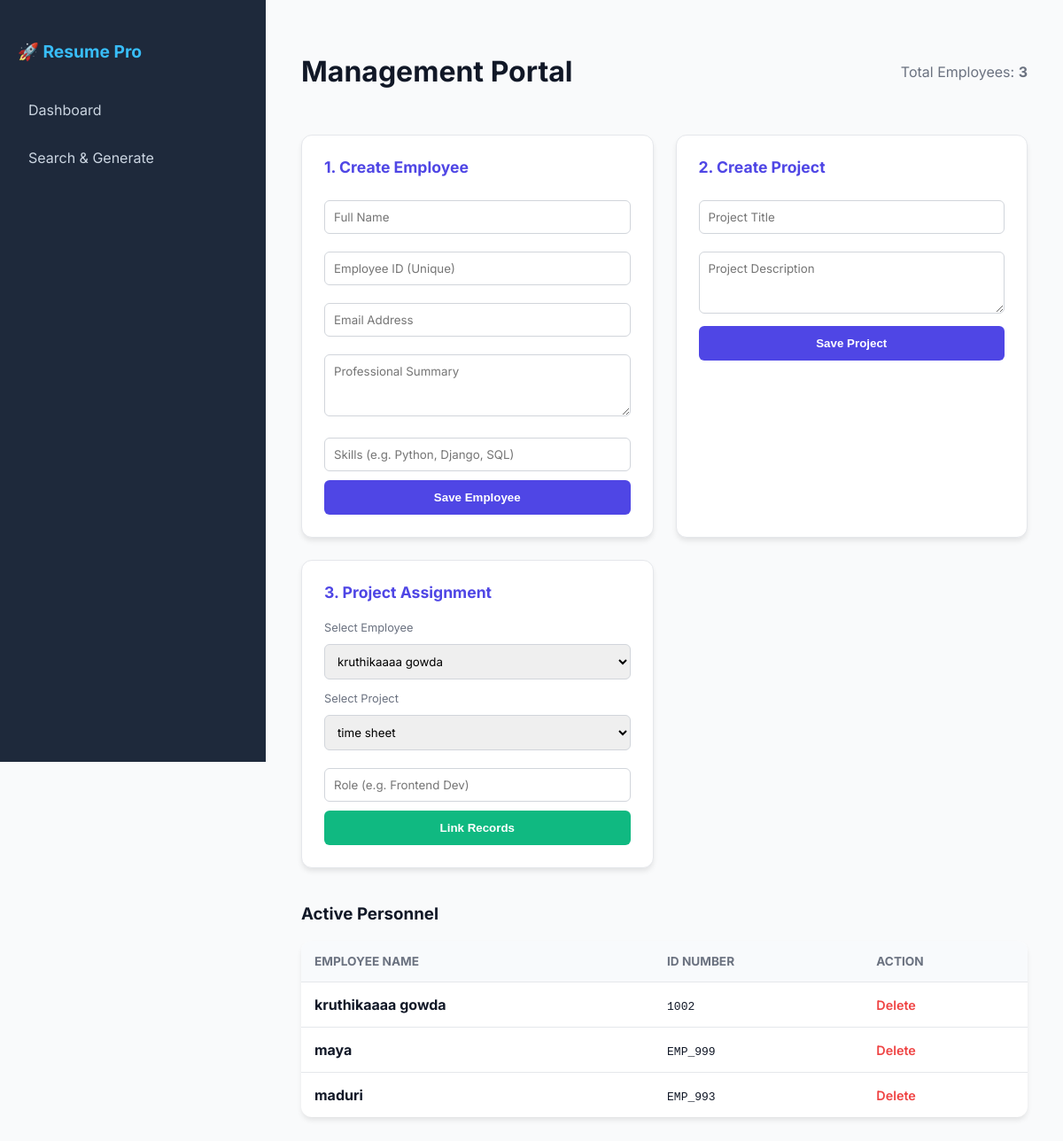
Page /dashboard/ on the earlier database version.
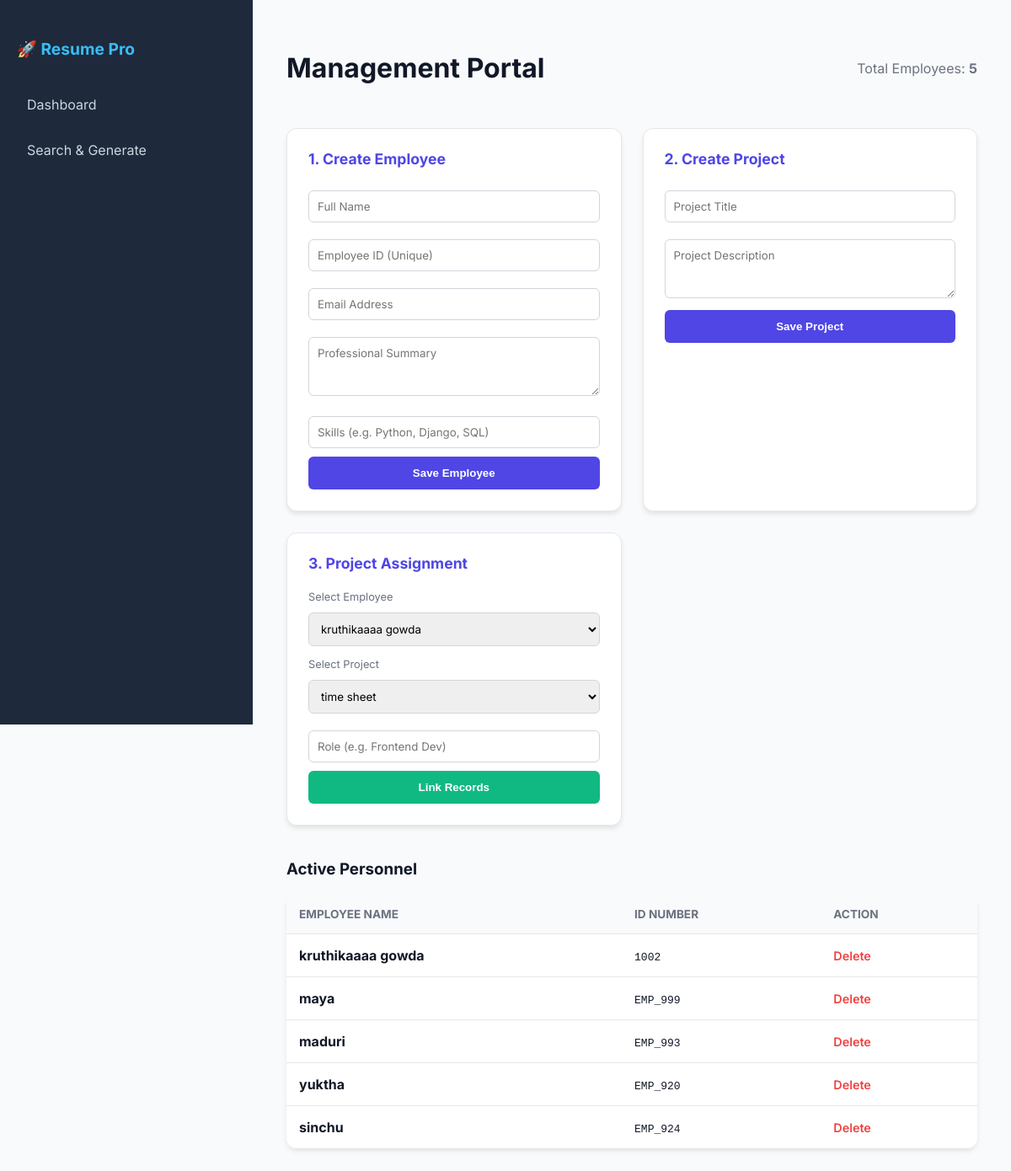
Same page on the later database version.
### generator/models.py (models this page shows, shortened)
class Employee(models.Model):
    name = models.CharField(max_length=100)
    emp_id = models.CharField(max_length=20, unique=True)
    email = models.EmailField()
    phone = models.CharField(max_length=15)
    summary = models.TextField()
    technical_skills = models.TextField(help_text="Enter skills separated by commas")

### generator/views.py (the view, shortened to what this page needs)
# urls.py: path('dashboard/', views.dashboard, name='dashboard'),
def dashboard(request):
    employees = Employee.objects.all()
    projects = Project.objects.all()
    return render(request, 'generator/dashboard.html', {
        'employees': employees,
        'projects': projects
    })

### generator/templates/generator/dashboard.html (shortened to what this page needs)
<!DOCTYPE html>
<html lang="en">
<head>
</head>
<body>
    <div class="sidebar">
        <h2>🚀 Resume Pro</h2>
        <a href="{% url 'dashboard' %}">Dashboard</a>
        <a href="{% url 'search' %}">Search & Generate</a>
    </div>
    <div class="main-content">
        <div class="header-flex">
            <h1>Management Portal</h1>
            <p style="color: var(--text-muted);">Total Employees: <b>{{ employees.count }}</b></p>
        </div>
        <div class="grid">
            <div class="card">
                <h3>1. Create Employee</h3>
                <form method="POST"> {% csrf_token %}
                    <input type="text" name="name" placeholder="Full Name" required>
                    <input type="text" name="emp_id" placeholder="Employee ID (Unique)" required>
                    <input type="email" name="email" placeholder="Email Address" required>
                    <textarea name="summary" placeholder="Professional Summary" rows="3"></textarea>
                    <input type="text" name="skills" placeholder="Skills (e.g. Python, Django, SQL)">
                    <button type="submit" name="create_emp">Save Employee</button>
                </form>
            </div>
            <div class="card">
                <h3>2. Create Project</h3>
                <form method="POST"> {% csrf_token %}
                    <input type="text" name="title" placeholder="Project Title" required>
                    <textarea name="desc" placeholder="Project Description" rows="3"></textarea>
                    <button type="submit" name="create_project">Save Project</button>
                </form>
            </div>
            <div class="card">
                <h3>3. Project Assignment</h3>
                <form method="POST"> {% csrf_token %}
                    <label style="font-size: 0.8rem; color: var(--text-muted);">Select Employee</label>
                    <select name="emp_select">
                        {% for e in employees %}<option value="{{e.id}}">{{e.name}}</option>{% endfor %}
                    </select>
                    <label style="font-size: 0.8rem; color: var(--text-muted);">Select Project</label>
                    <select name="proj_select">
                        {% for p in projects %}<option value="{{p.id}}">{{p.title}}</option>{% endfor %}
                    </select>
                    <input type="text" name="role" placeholder="Role (e.g. Frontend Dev)" required>
                    <button type="submit" name="assign_project" style="background: #10b981;">Link Records</button>
                </form>
            </div>
        </div>
        <h3>Active Personnel</h3>
        <div class="table-card">
            <table>
                <thead>
                    <tr>
                        <th>Employee Name</th>
                        <th>ID Number</th>
                        <th>Action</th>
                    </tr>
                </thead>
                <tbody>
                    {% for e in employees %}
                    <tr>
                        <td><b>{{ e.name }}</b></td>
                        <td><code>{{ e.emp_id }}</code></td>
                        <td>
                            <a href="{% url 'delete_employee' e.id %}"
                               onclick="return confirm('Delete this employee and all linked data?')"
                               class="delete-btn">Delete</a>
                        </td>
                    </tr>
                    {% empty %}
                    <tr>
                        <td colspan="3" style="text-align: center; color: var(--text-muted);">No records found.</td>
                    </tr>
                    {% endfor %}
                </tbody>
            </table>
        </div>
    </div>
</body>
</html>

### generator/templates/generator/dashboard.html (style rules this page uses)
:root { --primary: #4f46e5; --primary-hover: #4338ca; --danger: #ef4444; --bg: #f9fafb; --card-bg: #ffffff; --text-main: #111827; --text-muted: #6b7280; }
body { font-family: 'Inter', sans-serif; background-color: var(--bg); color: var(--text-main); margin: 0; display: flex; }
.sidebar { width: 260px; background: #1e293b; height: 100vh; color: white; padding: 30px 20px; position: fixed; }
.sidebar h2 { font-size: 1.2rem; margin-bottom: 2rem; color: #38bdf8; }
.sidebar a { display: block; color: #cbd5e1; text-decoration: none; padding: 12px; border-radius: 8px; margin-bottom: 10px; transition: 0.3s; }
.main-content { margin-left: 300px; padding: 40px; width: 100%; }
.header-flex { display: flex; justify-content: space-between; align-items: center; margin-bottom: 30px; }
.grid { display: grid; grid-template-columns: repeat(auto-fit, minmax(300px, 1fr)); gap: 25px; margin-bottom: 40px; }
.card { background: var(--card-bg); padding: 25px; border-radius: 12px; box-shadow: 0 4px 6px -1px rgba(0, 0, 0, 0.1); border: 1px solid #e5e7eb; }
.card h3 { margin-top: 0; font-size: 1.1rem; color: var(--primary); }
input, textarea, select { width: 100%; padding: 10px; margin: 10px 0; border: 1px solid #d1d5db; border-radius: 6px; box-sizing: border-box; font-family: inherit; }
button { width: 100%; padding: 12px; background: var(--primary); color: white; border: none; border-radius: 6px; font-weight: 600; cursor: pointer; transition: 0.2s; }
.table-card { background: white; border-radius: 12px; overflow: hidden; box-shadow: 0 4px 6px -1px rgba(0, 0, 0, 0.1); }
table { width: 100%; border-collapse: collapse; }
th { background: #f8fafc; padding: 15px; text-align: left; color: var(--text-muted); font-size: 0.85rem; text-transform: uppercase; }
td { padding: 15px; border-top: 1px solid #e5e7eb; }
.delete-btn { color: var(--danger); text-decoration: none; font-weight: 600; font-size: 0.9rem; }

Differences in the rows shown:
added Employee: name "yuktha", emp_id "EMP_920"
added Employee: name "sinchu", emp_id "EMP_924"
Other differences:
{{ employees.count }}: "3" → "5"
